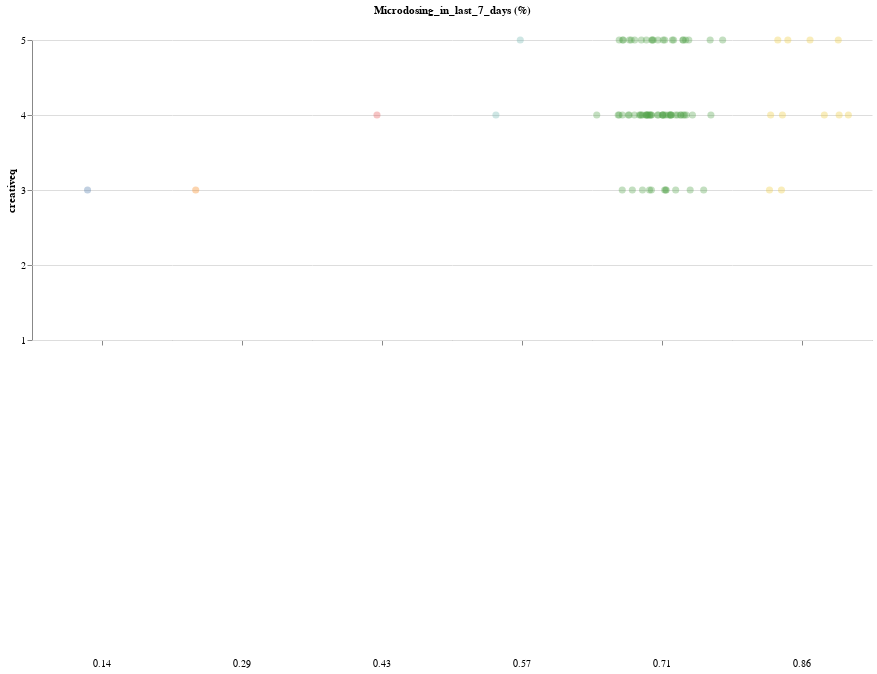

The cell this chart's notebook holds for it:
### Code cell
main = []
for window in range(2,8):   
    stripplot = alt.Chart(data, width=140).mark_circle(size=50, opacity=0.35).encode(
        x=alt.X(
            'jitter:Q',
            title=None,
            axis=alt.Axis(values=[0], ticks=True, grid=False, labels=False,),
            scale=alt.Scale(),
        ),
        y=alt.Y('creativeq:Q', scale=alt.Scale(domain=(1,5)), axis=alt.Axis(values=[1, 2, 3, 4, 5])),
        color=alt.Color(f'Microdosing_in_last_{window}_days (%):N', legend=None),
        column=alt.Column(
            f'Microdosing_in_last_{window}_days (%):N',
            header=alt.Header(
                labelAngle=0,
                titleOrient='top',
                labelOrient='bottom',
                labelAlign='center',
                labelPadding=323,
            ),
        ),
    ).transform_calculate(
        # Generate Gaussian jitter with a Box-Muller transform
        jitter='sqrt(-2*log(random()))*cos(2*PI*random())'
    ).configure_facet(
        spacing=0
    ).configure_view(
        stroke=None
    )
    main.append(stripplot)
main[5]
